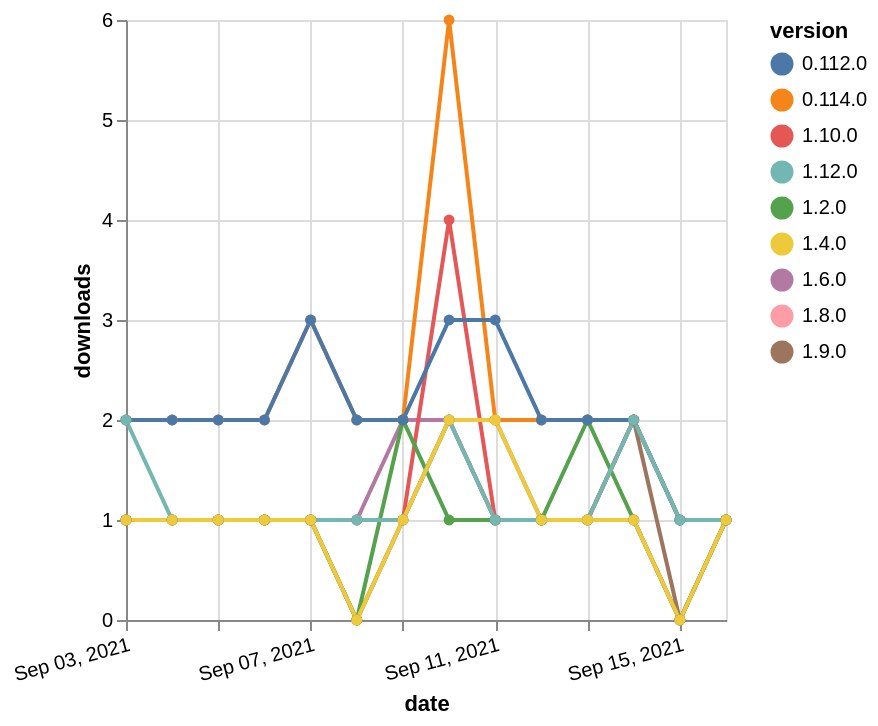

Vega-Lite specification for this chart:
### Vega-Lite specification from a JSON file in a GitHub repository (floating-point values rounded to 4 significant figures)
{"$schema": "https://vega.github.io/schema/vega-lite/v5.json", "description": "A simple bar chart with embedded data.", "data": {"values": [{"date": "2021-09-03", "total": 192, "delta": 1, "version": "1.6.0"}, {"date": "2021-09-04", "total": 193, "delta": 1, "version": "1.6.0"}, {"date": "2021-09-05", "total": 194, "delta": 1, "version": "1.6.0"}, {"date": "2021-09-06", "total": 195, "delta": 1, "version": "1.6.0"}, {"date": "2021-09-07", "total": 196, "delta": 1, "version": "1.6.0"}, {"date": "2021-09-08", "total": 197, "delta": 1, "version": "1.6.0"}, {"date": "2021-09-09", "total": 199, "delta": 2, "version": "1.6.0"}, {"date": "2021-09-10", "total": 201, "delta": 2, "version": "1.6.0"}, {"date": "2021-09-11", "total": 203, "delta": 2, "version": "1.6.0"}, {"date": "2021-09-12", "total": 204, "delta": 1, "version": "1.6.0"}, {"date": "2021-09-13", "total": 205, "delta": 1, "version": "1.6.0"}, {"date": "2021-09-14", "total": 206, "delta": 1, "version": "1.6.0"}, {"date": "2021-09-15", "total": 206, "delta": 0, "version": "1.6.0"}, {"date": "2021-09-16", "total": 207, "delta": 1, "version": "1.6.0"}, {"date": "2021-09-03", "total": 164, "delta": 1, "version": "1.8.0"}, {"date": "2021-09-04", "total": 165, "delta": 1, "version": "1.8.0"}, {"date": "2021-09-05", "total": 166, "delta": 1, "version": "1.8.0"}, {"date": "2021-09-06", "total": 167, "delta": 1, "version": "1.8.0"}, {"date": "2021-09-07", "total": 168, "delta": 1, "version": "1.8.0"}, {"date": "2021-09-08", "total": 168, "delta": 0, "version": "1.8.0"}, {"date": "2021-09-09", "total": 169, "delta": 1, "version": "1.8.0"}, {"date": "2021-09-10", "total": 171, "delta": 2, "version": "1.8.0"}, {"date": "2021-09-11", "total": 172, "delta": 1, "version": "1.8.0"}, {"date": "2021-09-12", "total": 173, "delta": 1, "version": "1.8.0"}, {"date": "2021-09-13", "total": 174, "delta": 1, "version": "1.8.0"}, {"date": "2021-09-14", "total": 175, "delta": 1, "version": "1.8.0"}, {"date": "2021-09-15", "total": 175, "delta": 0, "version": "1.8.0"}, {"date": "2021-09-16", "total": 176, "delta": 1, "version": "1.8.0"}, {"date": "2021-09-03", "total": 144, "delta": 1, "version": "1.9.0"}, {"date": "2021-09-04", "total": 145, "delta": 1, "version": "1.9.0"}, {"date": "2021-09-05", "total": 146, "delta": 1, "version": "1.9.0"}, {"date": "2021-09-06", "total": 147, "delta": 1, "version": "1.9.0"}, {"date": "2021-09-07", "total": 148, "delta": 1, "version": "1.9.0"}, {"date": "2021-09-08", "total": 148, "delta": 0, "version": "1.9.0"}, {"date": "2021-09-09", "total": 149, "delta": 1, "version": "1.9.0"}, {"date": "2021-09-10", "total": 151, "delta": 2, "version": "1.9.0"}, {"date": "2021-09-11", "total": 152, "delta": 1, "version": "1.9.0"}, {"date": "2021-09-12", "total": 153, "delta": 1, "version": "1.9.0"}, {"date": "2021-09-13", "total": 154, "delta": 1, "version": "1.9.0"}, {"date": "2021-09-14", "total": 156, "delta": 2, "version": "1.9.0"}, {"date": "2021-09-15", "total": 156, "delta": 0, "version": "1.9.0"}, {"date": "2021-09-16", "total": 157, "delta": 1, "version": "1.9.0"}, {"date": "2021-09-03", "total": 207, "delta": 1, "version": "1.10.0"}, {"date": "2021-09-04", "total": 208, "delta": 1, "version": "1.10.0"}, {"date": "2021-09-05", "total": 209, "delta": 1, "version": "1.10.0"}, {"date": "2021-09-06", "total": 210, "delta": 1, "version": "1.10.0"}, {"date": "2021-09-07", "total": 211, "delta": 1, "version": "1.10.0"}, {"date": "2021-09-08", "total": 212, "delta": 1, "version": "1.10.0"}, {"date": "2021-09-09", "total": 213, "delta": 1, "version": "1.10.0"}, {"date": "2021-09-10", "total": 217, "delta": 4, "version": "1.10.0"}, {"date": "2021-09-11", "total": 218, "delta": 1, "version": "1.10.0"}, {"date": "2021-09-12", "total": 219, "delta": 1, "version": "1.10.0"}, {"date": "2021-09-13", "total": 220, "delta": 1, "version": "1.10.0"}, {"date": "2021-09-14", "total": 222, "delta": 2, "version": "1.10.0"}, {"date": "2021-09-15", "total": 223, "delta": 1, "version": "1.10.0"}, {"date": "2021-09-16", "total": 224, "delta": 1, "version": "1.10.0"}, {"date": "2021-09-03", "total": 2398, "delta": 2, "version": "0.114.0"}, {"date": "2021-09-04", "total": 2400, "delta": 2, "version": "0.114.0"}, {"date": "2021-09-05", "total": 2402, "delta": 2, "version": "0.114.0"}, {"date": "2021-09-06", "total": 2404, "delta": 2, "version": "0.114.0"}, {"date": "2021-09-07", "total": 2407, "delta": 3, "version": "0.114.0"}, {"date": "2021-09-08", "total": 2409, "delta": 2, "version": "0.114.0"}, {"date": "2021-09-09", "total": 2411, "delta": 2, "version": "0.114.0"}, {"date": "2021-09-10", "total": 2417, "delta": 6, "version": "0.114.0"}, {"date": "2021-09-11", "total": 2419, "delta": 2, "version": "0.114.0"}, {"date": "2021-09-12", "total": 2421, "delta": 2, "version": "0.114.0"}, {"date": "2021-09-13", "total": 2423, "delta": 2, "version": "0.114.0"}, {"date": "2021-09-14", "total": 2425, "delta": 2, "version": "0.114.0"}, {"date": "2021-09-15", "total": 2426, "delta": 1, "version": "0.114.0"}, {"date": "2021-09-16", "total": 2427, "delta": 1, "version": "0.114.0"}, {"date": "2021-09-03", "total": 236, "delta": 1, "version": "1.2.0"}, {"date": "2021-09-04", "total": 237, "delta": 1, "version": "1.2.0"}, {"date": "2021-09-05", "total": 238, "delta": 1, "version": "1.2.0"}, {"date": "2021-09-06", "total": 239, "delta": 1, "version": "1.2.0"}, {"date": "2021-09-07", "total": 240, "delta": 1, "version": "1.2.0"}, {"date": "2021-09-08", "total": 240, "delta": 0, "version": "1.2.0"}, {"date": "2021-09-09", "total": 242, "delta": 2, "version": "1.2.0"}, {"date": "2021-09-10", "total": 243, "delta": 1, "version": "1.2.0"}, {"date": "2021-09-11", "total": 244, "delta": 1, "version": "1.2.0"}, {"date": "2021-09-12", "total": 245, "delta": 1, "version": "1.2.0"}, {"date": "2021-09-13", "total": 247, "delta": 2, "version": "1.2.0"}, {"date": "2021-09-14", "total": 248, "delta": 1, "version": "1.2.0"}, {"date": "2021-09-15", "total": 248, "delta": 0, "version": "1.2.0"}, {"date": "2021-09-16", "total": 249, "delta": 1, "version": "1.2.0"}, {"date": "2021-09-03", "total": 2304, "delta": 2, "version": "0.112.0"}, {"date": "2021-09-04", "total": 2306, "delta": 2, "version": "0.112.0"}, {"date": "2021-09-05", "total": 2308, "delta": 2, "version": "0.112.0"}, {"date": "2021-09-06", "total": 2310, "delta": 2, "version": "0.112.0"}, {"date": "2021-09-07", "total": 2313, "delta": 3, "version": "0.112.0"}, {"date": "2021-09-08", "total": 2315, "delta": 2, "version": "0.112.0"}, {"date": "2021-09-09", "total": 2317, "delta": 2, "version": "0.112.0"}, {"date": "2021-09-10", "total": 2320, "delta": 3, "version": "0.112.0"}, {"date": "2021-09-11", "total": 2323, "delta": 3, "version": "0.112.0"}, {"date": "2021-09-12", "total": 2325, "delta": 2, "version": "0.112.0"}, {"date": "2021-09-13", "total": 2327, "delta": 2, "version": "0.112.0"}, {"date": "2021-09-14", "total": 2329, "delta": 2, "version": "0.112.0"}, {"date": "2021-09-15", "total": 2330, "delta": 1, "version": "0.112.0"}, {"date": "2021-09-16", "total": 2331, "delta": 1, "version": "0.112.0"}, {"date": "2021-09-03", "total": 116, "delta": 2, "version": "1.12.0"}, {"date": "2021-09-04", "total": 117, "delta": 1, "version": "1.12.0"}, {"date": "2021-09-05", "total": 118, "delta": 1, "version": "1.12.0"}, {"date": "2021-09-06", "total": 119, "delta": 1, "version": "1.12.0"}, {"date": "2021-09-07", "total": 120, "delta": 1, "version": "1.12.0"}, {"date": "2021-09-08", "total": 121, "delta": 1, "version": "1.12.0"}, {"date": "2021-09-09", "total": 122, "delta": 1, "version": "1.12.0"}, {"date": "2021-09-10", "total": 124, "delta": 2, "version": "1.12.0"}, {"date": "2021-09-11", "total": 125, "delta": 1, "version": "1.12.0"}, {"date": "2021-09-12", "total": 126, "delta": 1, "version": "1.12.0"}, {"date": "2021-09-13", "total": 127, "delta": 1, "version": "1.12.0"}, {"date": "2021-09-14", "total": 129, "delta": 2, "version": "1.12.0"}, {"date": "2021-09-15", "total": 130, "delta": 1, "version": "1.12.0"}, {"date": "2021-09-16", "total": 131, "delta": 1, "version": "1.12.0"}, {"date": "2021-09-03", "total": 190, "delta": 1, "version": "1.4.0"}, {"date": "2021-09-04", "total": 191, "delta": 1, "version": "1.4.0"}, {"date": "2021-09-05", "total": 192, "delta": 1, "version": "1.4.0"}, {"date": "2021-09-06", "total": 193, "delta": 1, "version": "1.4.0"}, {"date": "2021-09-07", "total": 194, "delta": 1, "version": "1.4.0"}, {"date": "2021-09-08", "total": 194, "delta": 0, "version": "1.4.0"}, {"date": "2021-09-09", "total": 195, "delta": 1, "version": "1.4.0"}, {"date": "2021-09-10", "total": 197, "delta": 2, "version": "1.4.0"}, {"date": "2021-09-11", "total": 199, "delta": 2, "version": "1.4.0"}, {"date": "2021-09-12", "total": 200, "delta": 1, "version": "1.4.0"}, {"date": "2021-09-13", "total": 201, "delta": 1, "version": "1.4.0"}, {"date": "2021-09-14", "total": 202, "delta": 1, "version": "1.4.0"}, {"date": "2021-09-15", "total": 202, "delta": 0, "version": "1.4.0"}, {"date": "2021-09-16", "total": 203, "delta": 1, "version": "1.4.0"}]}, "width": "container", "mark": {"type": "line", "point": {"filled": true}}, "encoding": {"x": {"field": "date", "type": "temporal", "timeUnit": "yearmonthdate", "title": "date", "axis": {"labelAngle": -15}}, "y": {"field": "delta", "type": "quantitative", "title": "downloads"}, "color": {"field": "version", "type": "nominal"}, "tooltip": {"field": "delta"}}}
